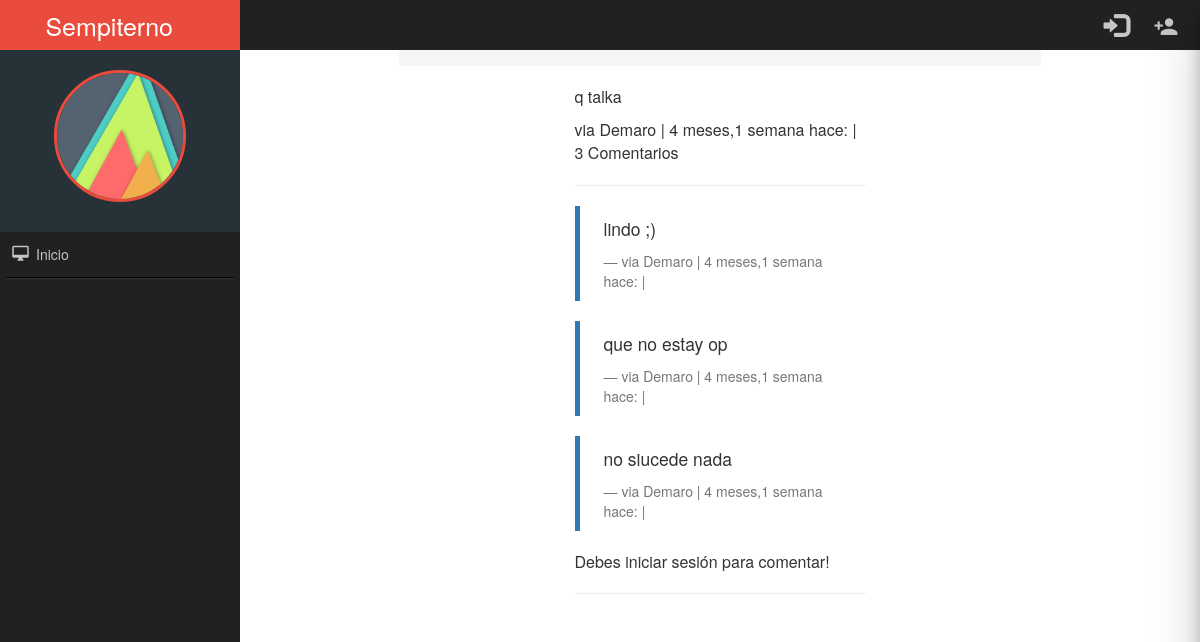
The app's page /comments/1/ with its own data.
### comments/models.py (models this page shows, shortened)
class Comment(models.Model):
    user        = models.ForeignKey(settings.AUTH_USER_MODEL, default=1)
    content_type = models.ForeignKey(ContentType, on_delete=models.CASCADE)
    object_id = models.PositiveIntegerField()
    content_object = GenericForeignKey('content_type', 'object_id')
    parent      = models.ForeignKey("self", null=True, blank=True)
    content     = models.TextField()
    timestamp   = models.DateTimeField(auto_now_add=True)
    objects = CommentManager()
    class Meta:
        ordering = ['-timestamp']
    def children(self): #replies
        return Comment.objects.filter(parent=self)
    @property
    def is_parent(self):
        if self.parent is not None:
            return False
        return True

### comments/views.py (the view, shortened to what this page needs)
# urls.py: url(r'^(?P<id>\d+)/$', comment_thread, name='thread'),
def comment_thread(request, id):
    try:
        obj = Comment.objects.get(id=id)
    except:
        raise Http404
    if not obj.is_parent:
        obj = obj.parent
    content_object = obj.content_object # Post that the comment is on
    content_id = obj.content_object.id
    initial_data = {
            "content_type": obj.content_type,
            "object_id": obj.object_id
    }
    form = CommentForm(request.POST or None, initial=initial_data)
    context = {
        "comment": obj,
        "form": form,
    }
    return render(request, "comment_thread.html", context)

### templates/comment_thread.html (shortened to what this page needs)
{% extends "base.html" %}
{% load urlify %}
{% load crispy_forms_tags %}
{% block content %}
<div class='col-sm-6 col-sm-offset-3'>
          <p>{{ comment.content }}</p>
          <footer>via {{ comment.user }} | {{ comment.timestamp|timesince }} hace: | {% if comment.children.count > 0 %}{{ comment.children.count }} Comentario{% if comment.children.count > 1 %}s{% endif %} {% endif %} </footer>
          <hr/>
          <div>
              {% for child_comment in comment.children %}
                <blockquote>
                <p>{{ child_comment.content }}</p>
                <footer>via {{ child_comment.user }} | {{ child_comment.timestamp|timesince }} hace: | {% if request.user == child_comment.user %}<a href='{{ child_comment.get_delete_url }}'>Eliminar</a>{% endif %}</footer>
                </blockquote>
             {% endfor %}
             {% if request.user.is_authenticated %}
            <form method="POST" action="."> {% csrf_token %}
                {{ form|crispy }}
                <input type='hidden' name='parent_id' value='{{ comment.id }}'>
                <input type='submit' value='Reply' class='btn btn-default'>
            </form>
            {% else %}
            <p>
            Debes iniciar sesión para comentar! </p>
            {% endif %}
        </div>
        <hr/>
</div>
{% endblock content %}

### static/css/style.css (style rules this page uses)
body, html { margin: 0; padding: 0; position: relative; font-size: 16px; background-color: #fff; width: 100%; height: 100%; color: #333; }

### records on screen
Comment: content "q talka", user "Demaro", timestamp "4 meses,1 semana", children.count "3"
Comment: content "lindo ;)", user "Demaro", timestamp "4 meses,1 semana"
Comment: content "que no estay op", user "Demaro", timestamp "4 meses,1 semana"
Comment: content "no siucede nada", user "Demaro", timestamp "4 meses,1 semana"
